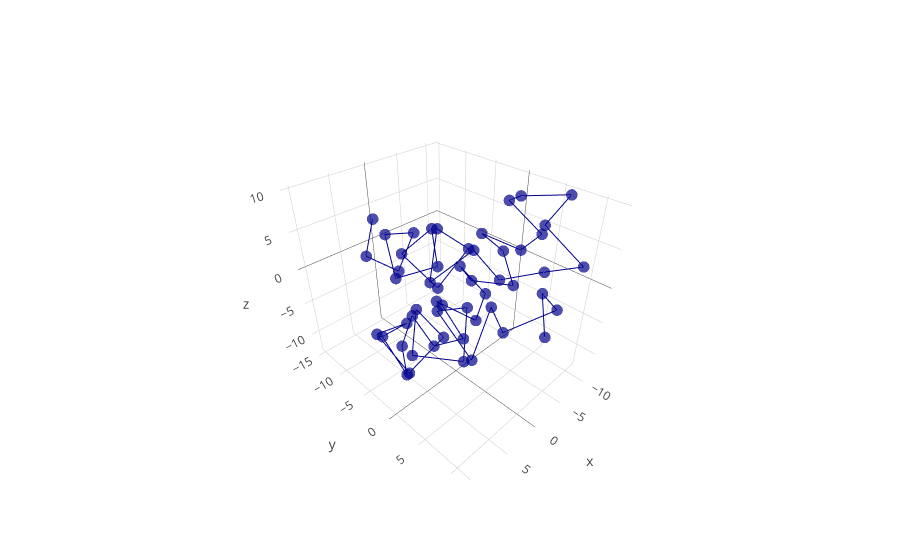

Notebook code cell kept with this figure:
### Code cell
coordinates = protein.cb_coordinates[0]  
x, y, z = coordinates[:,0], coordinates[:,1], coordinates[:,2]

fig = go.Figure(data=[go.Scatter3d(x=x, y=y, z=z,
                                   marker=dict(
                                            size=4,
                                            color='darkblue',
                                            opacity=0.7),
                                   line=dict(
                                        #color='darkblue',
                                        width=2))])

iplot(fig)

### Figure 1 — Plotly figure (JSON) as saved in the notebook; plotly's stock layout.template omitted (floating-point values rounded to 4 significant figures)
{"data": [{"line": {"width": 2}, "marker": {"color": "darkblue", "opacity": 0.7, "size": 4}, "type": "scatter3d", "uid": "cfd8430d-45ba-43e5-bbfb-7bb14fd9f190", "x": [null, -4.919, -5.161, -1.929, 1.441, 4.247, 8.658, 8.325, 3.645, 6.263, 10.34, 6.655, 4.108, 9.086, 9.698, 4.676, 5.68, 5.38, 2.374, 0.741, 2.221, -2.852, -3.211, -0.108, -2.21, -6.847, -4.647, -1.99, -5.97, -9.064, -5.214, -5.627, -10.89, -9.528, -6.733, -11.15, -5.473, -6.431, -1.573, -1.217, 2.103, 6.205, 3.003, -0.939, 3.02, 4.7, -0.554, -1.134, 3.875, 2.682, -2.248, 0.178, 2.938, 0.242], "y": [null, 9.226, 7.968, 11.8, 8.021, 8.516, 10.24, 5.616, 4.976, 7.087, 4.144, 0.66, 1.995, 1.865, -2.483, -3.615, -7.438, -3.393, -7.934, -7.357, -1.674, -1.453, -5.801, -3.558, 1.123, -1.444, -3.979, 0.402, 3.441, -0.78, -1.108, 4.24, 3.332, -0.808, 2.788, 6.199, 6.969, 11.47, 10.01, 5.016, 4.215, 2.39, 0.119, 0.771, 0.067, -3.639, -4.563, -4.322, -6.097, -9.058, -9.794, -10.27, -13.13, -14.75], "z": [null, -5.062, 0.304, 1.897, -1.251, 3.826, 1.319, 4.008, 1.532, -2.654, -1.062, 0.595, -3.942, -5.983, -2.82, -4.884, -8.686, -12.72, -12.72, -8.062, -8.804, -10.64, -7.606, -4.157, -5.689, -5.358, -1.252, -0.096, -1.233, 0.41, 4.218, 4.046, 3.631, 7.045, 9.588, 9.395, 8.111, 4.733, 5.668, 2.555, 7.197, 4.555, 8.314, 4.707, 1.181, 4.59, 5.273, 0.087, -0.103, 4.056, 2.141, -2.688, -0.493, 3.164]}], "layout": {}}
